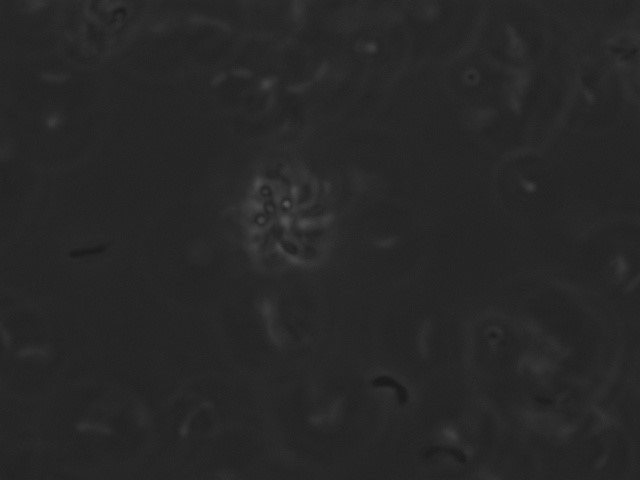
%> input picture testframes/testframe1.jpg, 640 x 480 px
$ octave --eval "result = trk_trackCluster(imread('testframes/testframe1.jpg'));"   (GNU Octave 9; MATLAB toolbox functions it lacks are replaced by stand-ins)
%> lines starting %> are read from the running program, lines starting %| are printed output that depends on the picture
### im2trackable.m
function [imgtr] = im2trackable (img0, varargin)
[radJ, sgn] = init(varargin{:});
%K=wiener2(img0, 3,3);
mbessel=BesselRing(7*radJ, radJ);
corr=correlationNeqfst(img0, mbessel, size(img0, 2), size(img0,1));
imgtr=corr.*(sgn*corr>0);
imgtr(isnan(imgtr))=0;
end

function [radJ, sgn] = init(varargin)

for i=2:2:nargin
switch varargin{i-1}
    case 'BesselRadius'
    radJ=varargin{i};
    case 'Sign'
        sgn=varargin{i};
end

end

if ~exist('radJ', 'var'), radJ=3; end;
if ~exist('sgn', 'var'), sgn=1; end;
end

### BesselRing.m
function [imgbs] = BesselRing(szimg, rad0, varargin)
[nj] = init(varargin{:});
j0n=2.4048;
imgbs=zeros(szimg);
[xg, yg] = meshgrid(1:size(imgbs, 2), 1:size(imgbs, 1));
xg=xg-mean(xg(:));
yg=yg-mean(yg(:));
rg= sqrt(xg.^2 + yg.^2);
imgbs=besselj(nj, rg*(j0n/rad0));
imgbs=(imgbs-min(imgbs(:)))/(max(imgbs(:))-min(imgbs(:)));
end

function [nj] = init(varargin)
for i=2:2:nargin
    switch varargin{i-1}
        case 'QuantumNumber'
            nj=varargin{i};
    end
end
if ~exist('nj', 'var'), nj=0; end;
end

### correlationNeqfst.m
function corr = correlationNeqfst(data0, datatrack, offsetx, offsety, varargin)
%% size(data1) > size(datatrack)
valstd=std(double(data0(:)));
imgsz=size(data0);
fltsz=size(datatrack);
data1=ones(3*imgsz)*mean(data0(:));
data1(imgsz(1)+1:2*imgsz(1), imgsz(2)+1:2*imgsz(2))=data0; % enlarged data0
data1=data1(floor(imgsz(1)-.5*(fltsz(1)-imgsz(1)+offsetx)):floor(2*imgsz(1)+.5*(fltsz(1)-imgsz(1)+offsetx)+1), floor(imgsz(2)-.5*(fltsz(2)-imgsz(2)+offsety)):floor(2*imgsz(2)+.5*(fltsz(2)-imgsz(2)+offsety)+1));
corr=zeros(offsety, offsetx);
[xshft, yshft]=meshgrid(1:offsetx, 1:offsety);
szdata=fliplr(size(datatrack))-1; %was size(datatrack)-1 on 07/26/2020

if exist('prcorr2')==3
    funcorr=@(A, B) prcorr2(A, B);
else
    funcorr=@(A, B) corr2(A, B);
    warning('Install "prcorr2" (a faster correlation code) for better performance.');
end
n=numel(corr);
for i=1:n
tdata=imcrop(data1, [xshft(i), yshft(i), szdata]);
corr(i)=funcorr(tdata, datatrack)*std(double(tdata(:)))/valstd;
end

### trk_trackCluster.m
function [vcord, imgtracked, vdark, varargout]=trk_trackCluster(img, varargin)

[guesscentroid, threshold, areamin, areamax, boolshow, winsz0,  radflt, radJ, bcont, cmask]=init(varargin{:});

gusscord=guesscentroid;
winsz=winsz0;
szimg=size(img);
if isempty(winsz)
winsz=szimg([2,1]);
end
if isempty(gusscord)
gusscord=szimg([2,1])*.5;
end
roirect=floor([max([ones(1,2); gusscord-.5*winsz+.5]), min([winsz(:)'; fliplr(size(img))-(gusscord-.5*winsz)+.5])]);

imgcrp=imcrop(img, roirect);
%[imgbw, imgfltrd, imgsgn]=im2fltrd(imgcrp, 'Smooth', radsmooth, 'RadiusFilter', radflt, 'Threshold', threshold(1), 'Signed', fsgn);
imgfltrd = im2trackable (imgcrp, 'BesselRadius', radJ);
%figure, imagesc(imgfltrd);
imgblrd = im2blur(imgfltrd, radflt);
%figure, imagesc(imgblrd);
[xg, yg] = meshgrid(1:size(imgblrd, 2), 1:size(imgblrd, 1));
imgcntr = ones(size(imgblrd));
if ~isempty(cmask)
for ic=1:length(cmask)
    vin = inpolygon(xg(:)+roirect(1), yg(:)+roirect(2), cmask{ic}(:, 1), cmask{ic}(:,2));
    imgcntr(vin)=0;
end
end

imgbw = im2bw((imgblrd-min(imgblrd(:))).*imgcntr/(max(imgblrd(:))-min(imgblrd(:))), threshold(1));

% [20 lines of commented-out code are left out]
[rectcntr, crdtrc, imgcntr]=TrackCenter(imgbw, areamin, areamax);

if ~isempty(rectcntr)
    imgfcrp=imcrop(imgfltrd, rectcntr);
    imglcrp=imcrop(imgblrd, rectcntr);
    img1crp=imcrop(double(imgcrp), rectcntr);
    imgbcrp=imcrop(imgcntr, rectcntr);
else
    imgfcrp=imgfltrd;
    imglcrp=imgblrd;
    img1crp=imgcrp;
    imgbcrp=imgcntr;
end

if bcont
    vdark=[(mean(imglcrp(find(imgbcrp>0)))-mean(imglcrp(find(imgbcrp<0.1))))/(mean(imglcrp(find(imgbcrp>0)))+mean(imglcrp(find(imgbcrp<0.1)))), ...
        std(img1crp(find(imgbcrp>0)))];
else
    vdark=[mean(imgfcrp(find(imgbcrp>0))), std(img1crp(find(imgbcrp>0)))];
end

imgtracked=zeros(size(img,1), size(img,2));
imgtracked(rectcntr(2)+roirect(2):rectcntr(2)+roirect(2)-1+size(imgbcrp,1), rectcntr(1)+roirect(1):rectcntr(1)+roirect(1)-1+size(imgbcrp,2))=imgbcrp;
[xg, yg]=meshgrid(1:size(imgtracked, 2), 1:size(imgtracked, 1));

indtr=find(imgtracked>0);
vcord=[mean(xg(indtr)), mean(yg(indtr))];

[B,L] = bwboundaries(imgtracked,'noholes');

if boolshow
hold off;

imagesc(img); hold on;
for k = 1:length(B)
   boundary = B{k};
   plot(boundary(:,2), boundary(:,1), 'w', 'LineWidth', 2)
end

figure(gcf); pause(0.1);
end


end

function [guesscentroid, threshold, areamin, areamax, boolshow, winsz, radflt, radJ, bcont, cmask] = init(varargin)
% Brightness is [10,22]
% Areamin is 64
% Threshold is .5
% Guess centroid is the middel of imgraw by default
% Step of pixel is 2

for i=2:2:nargin
switch varargin{i-1}
case 'Threshold'
threshold=varargin{i};
case 'Areamin'
areamin=varargin{i};
case 'Areamax'
areamax=varargin{i};
case 'GuessCentroid'
guesscentroid=varargin{i};
case 'ShowImage'
boolshow=varargin{i};
case 'WindowSize'
winsz=varargin{i};
case 'RadiusFilter'
radflt=varargin{i};
    case 'BesselRadius'
        radJ=varargin{i};
    case 'Contrast'
        bcont=varargin{i};
    case 'Mask'
        cmask=varargin{i};
end
end

if ~exist('threshold', 'var'), threshold=.25; end;
if ~exist('areamin', 'var'), areamin=48; end;
if ~exist('guesscentroid', 'var'), guesscentroid=[]; end;
if ~exist('boolshow', 'var'), boolshow=0; end;
if ~exist('winsz', 'var'), winsz=[]; end;
if ~exist('areamax', 'var'), areamax=10000; end;
if ~exist('radflt', 'var'), radflt=10; end;
if ~exist('radJ', 'var'), radJ=3; end;
if ~exist('bcont', 'var'), bcont=0; end;
if ~exist('cmask', 'var'), cmask=[]; end;

if numel(threshold)<2
    threshold=cat(1, threshold, threshold);
end;
end


% [65 lines left out: functions TrackCenter, TargetDarkness, not called in this run]
%> in trk_trackCluster, `[guesscentroid, threshold, areamin, areamax, boolshow, winsz0,  radflt..`: guesscentroid = []; threshold = [0.25; 0.25]; areamin = 48; areamax = 10000; boolshow = 0; winsz0 = []; radflt = 10; radJ = 3; bcont = 0; cmask = []
%> in trk_trackCluster, imgcrp is the input picture: size 480x640 uint8; min 26, max 88, mean 39.1
%> the loop in init, `for i=2:2:nargin` made 1 pass
%> radJ on pass 1: 3
%> in im2trackable, `[radJ, sgn] = init(varargin{:});`: radJ = 3; sgn = 1
%> in BesselRing, `[nj] = init(varargin{:});`: nj = 0
%> in BesselRing, `imgbs=zeros(szimg);`: imgbs: size 21x21 double; every value is 0
%> in BesselRing, `imgbs=besselj(nj, rg*(j0n/rad0));`:
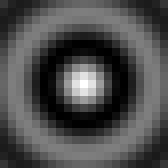
%> imgbs: size 21x21 double (shown 8 times larger); min -0.397, max 1, mean 0.0247; drawn with min black and max white
%> in correlationNeqfst, `valstd=std(double(data0(:)));`: valstd = 3.28
%> in correlationNeqfst, `data1=ones(3*imgsz)*mean(data0(:));`: data1: size 1440x1920 double; every value is 39.1
%> in correlationNeqfst, `data1=data1(floor(imgsz(1)-.5*(fltsz(1)-imgsz(1)+offsetx)):floor(2*img..`:
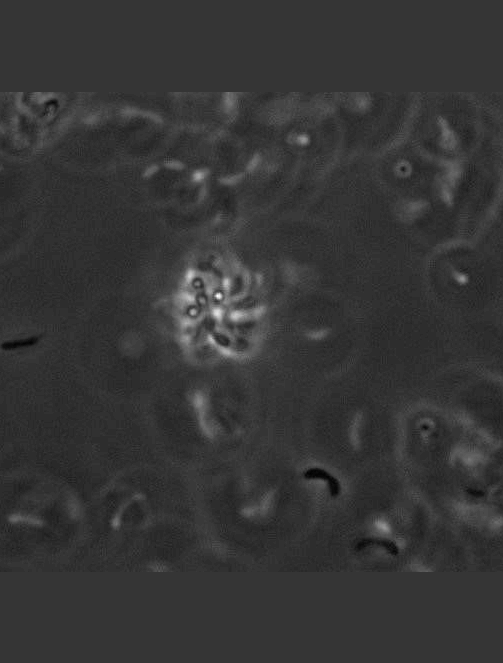
%> data1: size 663x503 double; min 26, max 88, mean 39.2; drawn with min black and max white
%> (the run ends here)
